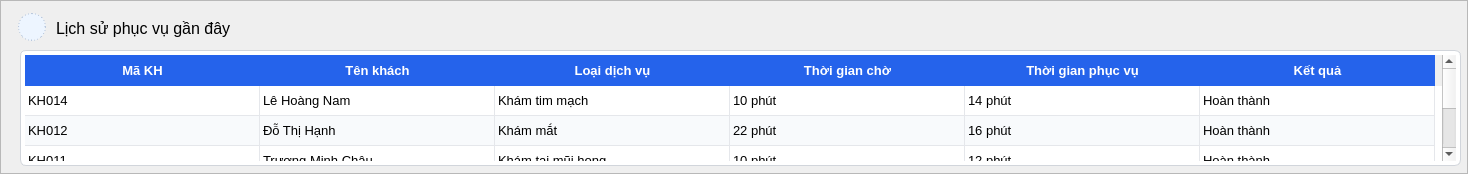
  <widget class="QFrame" name="panelLichSu">
   <property name="geometry">
    <rect>
     <x>10</x>
     <y>600</y>
     <width>1468</width>
     <height>174</height>
    </rect>
   </property>
   <property name="frameShape">
    <enum>QFrame::Shape::StyledPanel</enum>
   </property>
   <widget class="QLabel" name="lblImgLichSu">
    <property name="geometry">
     <rect>
      <x>18</x>
      <y>13</y>
      <width>28</width>
      <height>28</height>
     </rect>
    </property>
    <property name="font">
     <font>
      <family>Segoe UI</family>
      <pointsize>11</pointsize>
      <bold>false</bold>
     </font>
    </property>
    <property name="styleSheet">
     <string notr="true">background:#edf5ff; border:1px dashed #b8c7dc; border-radius:14px;</string>
    </property>
    <property name="text">
     <string/>
    </property>
    <property name="pixmap">
     <pixmap>../images/tải xuống (1).png</pixmap>
    </property>
    <property name="scaledContents">
     <bool>true</bool>
    </property>
    <property name="alignment">
     <set>Qt::AlignmentFlag::AlignCenter</set>
    </property>
    <property name="class" stdset="0">
     <string>imageSlot</string>
    </property>
   </widget>
   <widget class="QLabel" name="lblLichSuPhucVu">
    <property name="geometry">
     <rect>
      <x>56</x>
      <y>14</y>
      <width>320</width>
      <height>28</height>
     </rect>
    </property>
    <property name="font">
     <font>
      <family>Segoe UI</family>
      <pointsize>12</pointsize>
      <fontweight>ExtraBold</fontweight>
     </font>
    </property>
    <property name="text">
     <string>Lịch sử phục vụ gần đây</string>
    </property>
    <property name="class" stdset="0">
     <string>sectionTitle</string>
    </property>
   </widget>
   <widget class="QTableWidget" name="tblLichSuPhucVu">
    <property name="geometry">
     <rect>
      <x>20</x>
      <y>50</y>
      <width>1441</width>
      <height>116</height>
     </rect>
    </property>
    <property name="font">
     <font>
      <family>Segoe UI</family>
      <pointsize>10</pointsize>
      <bold>false</bold>
     </font>
    </property>
    <property name="focusPolicy">
     <enum>Qt::FocusPolicy::NoFocus</enum>
    </property>
    <property name="styleSheet">
     <string notr="true">QTableWidget {
	padding: 4px;
    gridline-color: #E5E7EB;
    background: white;
    alternate-background-color: #F8FAFC;
	item.setBackground(QColor(&quot;#DBEAFE&quot;));
	 border:1px solid #D1D5DB;
    border-radius:6px;
    gridline-color:#E5E7EB;
}

QHeaderView::section {
    background: #2563EB;
    color: white;
    font-weight: bold;
    border: none;
    padding: 6px;
}</string>
    </property>
    <property name="editTriggers">
     <set>QAbstractItemView::EditTrigger::NoEditTriggers</set>
    </property>
    <property name="alternatingRowColors">
     <bool>true</bool>
    </property>
    <property name="selectionMode">
     <enum>QAbstractItemView::SelectionMode::NoSelection</enum>
    </property>
    <property name="showGrid">
     <bool>true</bool>
    </property>
    <property name="rowCount">
     <number>4</number>
    </property>
    <property name="columnCount">
     <number>6</number>
    </property>
    <attribute name="horizontalHeaderDefaultSectionSize">
     <number>235</number>
    </attribute>
    <attribute name="horizontalHeaderShowSortIndicator" stdset="0">
     <bool>false</bool>
    </attribute>
    <attribute name="horizontalHeaderStretchLastSection">
     <bool>false</bool>
    </attribute>
    <attribute name="verticalHeaderVisible">
     <bool>false</bool>
    </attribute>
    <row/>
    <row/>
    <row/>
    <row/>
    <column>
     <property name="text">
      <string>Mã KH</string>
     </property>
    </column>
    <column>
     <property name="text">
      <string>Tên khách</string>
     </property>
    </column>
    <column>
     <property name="text">
      <string>Loại dịch vụ</string>
     </property>
    </column>
    <column>
     <property name="text">
      <string>Thời gian chờ</string>
     </property>
    </column>
    <column>
     <property name="text">
      <string>Thời gian phục vụ</string>
     </property>
    </column>
    <column>
     <property name="text">
      <string>Kết quả</string>
     </property>
    </column>
    <item row="0" column="0">
     <property name="text">
      <string>KH014</string>
     </property>
    </item>
    <item row="0" column="1">
     <property name="text">
      <string>Lê Hoàng Nam</string>
     </property>
    </item>
    <item row="0" column="2">
     <property name="text">
      <string>Khám tim mạch</string>
     </property>
    </item>
    <item row="0" column="3">
     <property name="text">
      <string>10 phút</string>
     </property>
    </item>
    <item row="0" column="4">
     <property name="text">
      <string>14 phút</string>
     </property>
    </item>
    <item row="0" column="5">
     <property name="text">
      <string>Hoàn thành</string>
     </property>
    </item>
    <item row="1" column="0">
     <property name="text">
      <string>KH012</string>
     </property>
    </item>
    <item row="1" column="1">
     <property name="text">
      <string>Đỗ Thị Hạnh</string>
     </property>
    </item>
    <item row="1" column="2">
     <property name="text">
      <string>Khám mắt</string>
     </property>
    </item>
    <item row="1" column="3">
     <property name="text">
      <string>22 phút</string>
     </property>
    </item>
    <item row="1" column="4">
     <property name="text">
      <string>16 phút</string>
     </property>
    </item>
    <item row="1" column="5">
     <property name="text">
      <string>Hoàn thành</string>
     </property>
    </item>
    <item row="2" column="0">
     <property name="text">
      <string>KH011</string>
     </property>
    </item>
    <item row="2" column="1">
     <property name="text">
      <string>Trương Minh Châu</string>
     </property>
    </item>
    <item row="2" column="2">
     <property name="text">
      <string>Khám tai mũi họng</string>
     </property>
    </item>
    <item row="2" column="3">
     <property name="text">
      <string>10 phút</string>
     </property>
    </item>
    <item row="2" column="4">
     <property name="text">
      <string>12 phút</string>
     </property>
    </item>
    <item row="2" column="5">
     <property name="text">
      <string>Hoàn thành</string>
     </property>
    </item>
    <item row="3" column="0">
     <property name="text">
      <string>KH009</string>
     </property>
    </item>
    <item row="3" column="1">
     <property name="text">
      <string>Lý Văn Dũng</string>
     </property>
    </item>
    <item row="3" column="2">
     <property name="text">
      <string>Khám xương khớp</string>
     </property>
    </item>
    <item row="3" column="3">
     <property name="text">
      <string>15 phút</string>
     </property>
    </item>
    <item row="3" column="4">
     <property name="text">
      <string>18 phút</string>
     </property>
    </item>
    <item row="3" column="5">
     <property name="text">
      <string>Hoàn thành</string>
     </property>
    </item>
   </widget>
  </widget>
